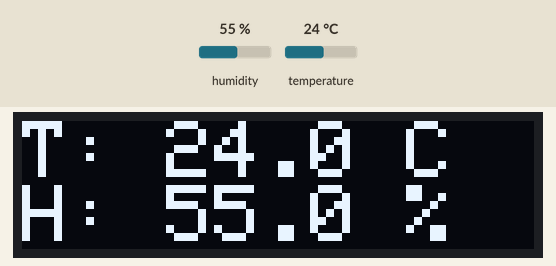
A program run on a simulated ESP32. Parts: 128×32 one-colour display. The inputs (shaded band) are chosen by the test bench; at power-on: humidity 55 %, temperature 24 °C. WiFi joins after 1.5 s; servers stay silent unless stated; what the program prints to the serial monitor is not drawn.

Above: at 3.1 s.
3.2 s: humidity set to 22 %
At 6.2 s:
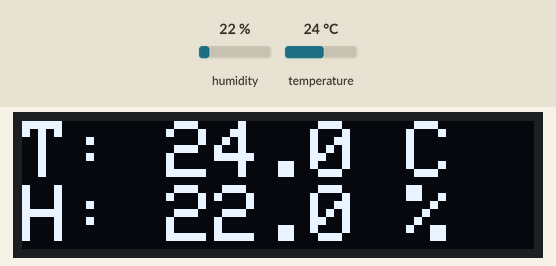
6.6 s: temperature set to 12 °C
At 8.2 s:
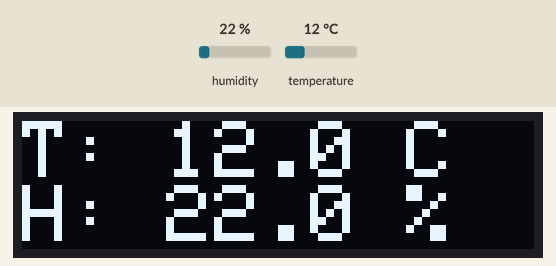
10.0 s: humidity set to 40 %
At 11.3 s:
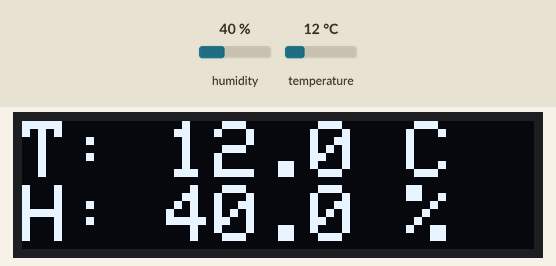
13.4 s: temperature set to 19 °C
At 16.4 s:
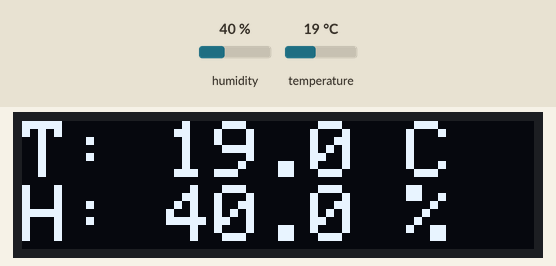
Timing chart, 0 to 17.8 s (numbered marks = the images above; inputs shaded):
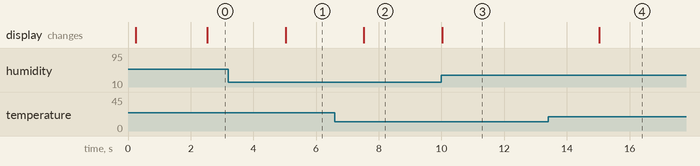

Measured:
- after the input at 3.2 s, the display: changes after 1.8 s (image 1)
- after the input at 6.6 s, the display: changes after 0.93 s (image 2)
- after the input at 10.0 s, the display: changes at once (image 3)
- after the input at 13.4 s, the display: changes after 1.6 s (image 4)

The program:

main.cpp
```cpp
#include <Arduino.h>
#include <cstdio>
#include <cstring>
#include <cstdlib>
#include <WiFi.h>
#include <Wire.h>
#include <DHT.h>
#include <PubSubClient.h>
#include <Adafruit_GFX.h>
#include <Adafruit_SSD1306.h>

#include "config.h"

WiFiClient wifiClient;
PubSubClient mqtt(wifiClient);

DHT dht(DHT_PIN, DHT21);

Adafruit_SSD1306 display(OLED_WIDTH, OLED_HEIGHT, &Wire, -1);

static void setupWiFi() {
  WiFi.mode(WIFI_STA);
  WiFi.begin(WIFI_SSID, WIFI_PASSWORD);
  Serial.print(F("WiFi "));
  unsigned long start = millis();
  while (WiFi.status() != WL_CONNECTED && millis() - start < 20000UL) {
    delay(250);
    Serial.print('.');
  }
  Serial.println();
  if (WiFi.status() == WL_CONNECTED) {
    Serial.print(F("IP "));
    Serial.println(WiFi.localIP());
  } else {
    Serial.println(F("WiFi connect failed"));
  }
}

static bool ensureMqtt() {
  if (!mqtt.connected()) {
    Serial.print(F("MQTT "));
    bool ok;
    if (strlen(MQTT_USER) > 0) {
      ok = mqtt.connect(MQTT_CLIENT_ID, MQTT_USER, MQTT_PASSWORD);
    } else {
      ok = mqtt.connect(MQTT_CLIENT_ID);
    }
    Serial.println(ok ? F("connected") : F("failed"));
    if (!ok) {
      Serial.println(mqtt.state());
    }
    return ok;
  }
  return true;
}

/** 128x32, text size 2: two lines — temperature and humidity only. */
static void drawScreen(float t, float h, bool dhtOk) {
  char line[24];
  display.clearDisplay();
  display.setTextSize(2);
  display.setTextColor(SSD1306_WHITE);
  display.setCursor(0, 0);

  if (dhtOk) {
    snprintf(line, sizeof(line), "T: %.1f C", t);
    display.println(line);
    snprintf(line, sizeof(line), "H: %.1f %%", h);
    display.println(line);
  } else {
    display.println(F("Sensor read"));
    display.println(F("error"));
  }

  display.display();
}

static int compareFloat(const void *a, const void *b) {
  const float fa = *static_cast<const float *>(a);
  const float fb = *static_cast<const float *>(b);
  return (fa > fb) - (fa < fb);
}

/** Median of n values (n >= 1). For even n, average of the two middle values after sorting. */
static float medianInPlaceCopy(float *values, int n) {
  static float scratch[MQTT_MAX_SAMPLES_PER_WINDOW];
  if (n <= 0) {
    return NAN;
  }
  if (n > MQTT_MAX_SAMPLES_PER_WINDOW) {
    n = MQTT_MAX_SAMPLES_PER_WINDOW;
  }
  memcpy(scratch, values, static_cast<size_t>(n) * sizeof(float));
  qsort(scratch, static_cast<size_t>(n), sizeof(float), compareFloat);
  if (n % 2 == 1) {
    return scratch[n / 2];
  }
  return (scratch[n / 2 - 1] + scratch[n / 2]) * 0.5f;
}

void setup() {
  Serial.begin(115200);
  delay(200);

  Wire.begin();
  if (!display.begin(SSD1306_SWITCHCAPVCC, OLED_I2C_ADDR)) {
    Serial.println(F("SSD1306 init failed; check I2C wiring/address"));
  } else {
    display.clearDisplay();
    display.setTextColor(SSD1306_WHITE);
    display.setCursor(0, 0);
    display.println(F("Starting..."));
    display.display();
  }

  dht.begin();

  setupWiFi();
  mqtt.setServer(MQTT_HOST, MQTT_PORT);
}

void loop() {
  static unsigned long lastSensorMs = 0;
  static unsigned long windowStartMs = 0;
  static bool windowStarted = false;
  static float tempSamples[MQTT_MAX_SAMPLES_PER_WINDOW];
  static float moistSamples[MQTT_MAX_SAMPLES_PER_WINDOW];
  static int sampleCount = 0;

  if (WiFi.status() != WL_CONNECTED) {
    setupWiFi();
  }

  mqtt.loop();

  const unsigned long now = millis();
  if (!windowStarted) {
    windowStartMs = now;
    windowStarted = true;
  }

  if (now - lastSensorMs >= SENSOR_INTERVAL_MS) {
    lastSensorMs = now;

    const float h = dht.readHumidity();
    const float t = dht.readTemperature();
    const bool dhtOk = !isnan(h) && !isnan(t);

    if (dhtOk) {
      Serial.printf("sample T=%.2f C  H=%.2f %%\n", t, h);
      if (sampleCount < MQTT_MAX_SAMPLES_PER_WINDOW) {
        tempSamples[sampleCount] = t;
        moistSamples[sampleCount] = h;
        sampleCount++;
      }
    } else {
      Serial.println(F("DHT read failed"));
    }

    drawScreen(t, h, dhtOk);
  }

  if (now - windowStartMs >= MQTT_PUBLISH_INTERVAL_MS) {
    if (sampleCount > 0 && WiFi.status() == WL_CONNECTED && ensureMqtt()) {
      const float tempMed = medianInPlaceCopy(tempSamples, sampleCount);
      const float moistMed = medianInPlaceCopy(moistSamples, sampleCount);
      char payload[96];
      snprintf(payload, sizeof(payload),
               "{\"temp\":%.2f,\"moist\":%.2f,\"deviceId\":%d}",
               tempMed, moistMed, DEVICE_ID);
      if (!mqtt.publish(MQTT_TOPIC, payload, true)) {
        Serial.println(F("MQTT publish failed"));
      } else {
        Serial.printf("MQTT median over %d samples: T=%.2f moist=%.2f\n", sampleCount, tempMed,
                      moistMed);
      }
    } else if (sampleCount == 0) {
      Serial.println(F("No valid samples in window; skip MQTT publish"));
    }
    sampleCount = 0;
    windowStartMs = now;
  }

  delay(10);
}
```

config.h
```cpp
#pragma once

// WiFi
static const char *WIFI_SSID = "Keenetic-0161";
static const char *WIFI_PASSWORD = "FtvuXzZH";

// MQTT broker (e.g. Mosquitto on LAN or cloud host)
static const char *MQTT_HOST = "192.168.1.125";
static const uint16_t MQTT_PORT = 1883;
static const char *MQTT_USER = "";  // optional; leave empty if not used
static const char *MQTT_PASSWORD = "";
static const char *MQTT_TOPIC = "esp32/dht21/data";
static const char *MQTT_CLIENT_ID = "esp32-dht21";
static const int DEVICE_ID = 2;

// DHT21 (AM2301): one data pin — proprietary single-wire protocol (not Dallas 1-Wire)
static const int DHT_PIN = 4;

// I2C OLED (SSD1306), typical ESP32 defaults: SDA=GPIO21, SCL=GPIO22
static const int OLED_WIDTH = 128;
static const int OLED_HEIGHT = 32;
static const uint8_t OLED_I2C_ADDR = 0x3C; // 0x3C;  // try 0x3D if the display stays black

// Sensor read interval (ms); DHT21 needs >= ~2 s between reads
static const unsigned long SENSOR_INTERVAL_MS = 2500;
// MQTT: one payload per window; temp/moist are medians of valid samples in this period
static const unsigned long MQTT_PUBLISH_INTERVAL_MS = 60UL * 1000UL;
// Upper bound on samples per window (60 s / 2.5 s ≈ 24; keep margin)
static constexpr int MQTT_MAX_SAMPLES_PER_WINDOW = 32;
```
